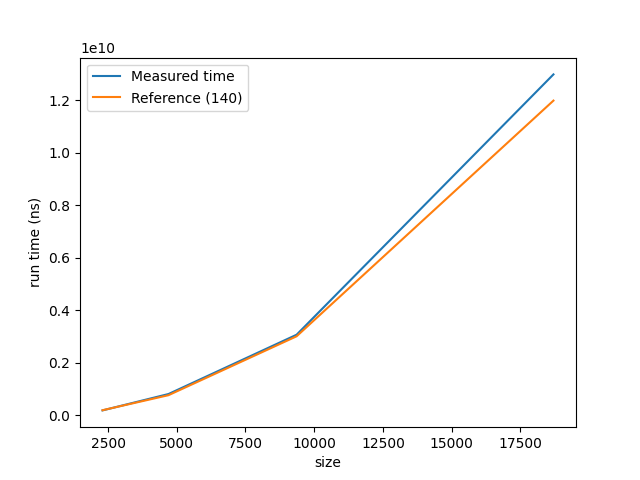

This chart was generated by the following Python code:
from os.path import join
from platform import node
from time import perf_counter_ns
import gc
import matplotlib.pyplot as plt


#import matplotlib.pyplot as plt

graphs_dir = "mst_dataset"        

def dfs_search_cycle(graph, v, node_map, edges_map):
    """
        Depth-First Search to detect a cycle.
        We use a map for the nodes, to take trace of the nodes visited,
        and a map for the edges, for the same reason.
        Instead of labelling DISCOVERY_EDGE or BACK_EDGE, we set the value 
        to True when the edge is visited for the first time, while when 
        we reach a node already visited, we return True, since we detected a cycle
    """
    #Set the node as visited
    node_map[v] = 1
    #For each incident edge of node v
    for tuple in graph[v]:
        opposite, w = tuple
        #If the edge is been visited for the first time
        if edges_map.get((v, opposite)) == None and edges_map.get((opposite, v)) == None :
            if node_map.get(opposite) == None:
                #If it is the first time we visit node 'opposite', we keep searching
                edges_map[(v, opposite)] = True
                edges_map[(opposite, v)] = True
                cycle_presence = dfs_search_cycle(graph, opposite, node_map, edges_map)
                if cycle_presence:
                    #If we detected a cycle in deeper searches, return 
                    return cycle_presence
            else:
                #If the node is met twice, we found a cycle
                return True

    #No cycles were found
    return False


def not_make_cycle(edge, graph, node_map, edges_map):
    """
        Check if adding edge to edge_list does not create a cycle
    """
    #Check for cycle
    cycle = dfs_search_cycle(graph, edge[0], node_map, edges_map)
    return not cycle

def kruskal_naive(edges):
    """
        Naive Kruskal implementation for MST. 
    """
    res = []
    graph = {}
    #Sort edges by weight
    sorted_edges_by_w = sorted(edges, key=lambda tup: tup[2])
    #Iterate edges in non-decreasing order
    for tuple in sorted_edges_by_w:
        v1, v2, w = tuple
        if graph.get(v1) == None:
            graph[v1] = []

        if graph.get(v2) == None:
            graph[v2] = []
        
        graph[v1].append((v2, w))
        graph[v2].append((v1, w))

        #Add the edge if it does not create a cycle
        if not_make_cycle(tuple, graph, {}, {}):
            res.append(tuple)
        else:
            graph[v1].pop()
            graph[v2].pop()
            

    return res

def measure_run_time(edges, num_calls, num_instances):
    sum_times = 0.0
    res = None
    for i in range(num_instances):
        gc.disable() #Disable garbage collector
        start_time = perf_counter_ns() 
        for i in range(num_calls):
            res = kruskal_naive(edges)
        end_time = perf_counter_ns()
        gc.enable()
        sum_times += (end_time - start_time)/num_calls
    avg_time = int(round(sum_times/num_instances))
    print("Finished")
    # return average time in nanoseconds
    return avg_time, res

def measure_graphs_times(graphs, edges_map):
    num_calls = 5
    num_instances = 5
    
    #Compute the avarage time of Kruskal's algorithm execution on each graph
    mst_results = []
    run_times = []
    for element in graphs:
        time, res = measure_run_time(edges_map[element], num_calls, num_instances)
        run_times.append(time)
        mst_results.append(res)

    #Get the ratio between one execution time and the previous
    ratios = [None] + [round(run_times[i+1]/run_times[i],3) for i in range(len(graphs.keys())-1)]

    #Graph size
    sizes = [graphs[i]['edges'] + graphs[i]['nodes'] for i in range(len(graphs.keys()))]
    #Graph size ratio
    size_ratios = [None] + [round(sizes[i+1] /sizes[i], 3) for i in range(len(sizes)-1)]

    #Estimated time
    c_estimates = [round(run_times[i]/(graphs[i]['edges'] * graphs[i]['nodes']),3) for i in range(len(graphs.keys()))]

    print("Nodes\tEdges\tSize\tSR\tEstimates\tTime(ns)\tRatio")
    print(50*"-")
    for i in graphs:
        print(graphs[i]['nodes'], graphs[i]['edges'], sizes[i], size_ratios[i], c_estimates[i], run_times[i], ratios[i], sep="\t")
    print(50*"-")

    for res in mst_results:
        print_mst_graphs_weight(res)

    const_ref = 140
    reference = [const_ref * graphs[i]['edges'] * graphs[i]['nodes'] for i in range(len(graphs.keys()))]
    
    plt.plot(sizes, run_times)
    plt.plot(sizes, reference)
    plt.legend(["Measured time", "Reference (" + str(const_ref) + ")"])
    plt.ylabel('run time (ns)')
    plt.xlabel('size')
    plt.show()



def print_mst_graphs_weight(res):
    sum = 0
    for elem in res:
        sum += elem[2]
    print(sum)

if __name__ == "__main__":
    files = [
        "input_random_33_1000.txt",
        "input_random_37_2000.txt",
        "input_random_41_4000.txt",
        "input_random_45_8000.txt",
    ]
    
    graphs = {}
    edges_map = {}
    j = 0
    for filename in files:
        file_graph = open(join(graphs_dir, filename))
        nodes, edges = file_graph.readline().split(" ")

        graph = {}
        edges_list= []
        for i in range(int(edges)):
            n1, n2, w = file_graph.readline().strip().split(" ")
            n1 = int(n1)
            n2 = int(n2)
            w = int(w)
            
            if graph.get(n1) == None:
                graph[n1] = []
            if graph.get(n2) == None:
                graph[n2] = []
            
            graph[n1].append((n2, w))
            graph[n2].append((n1, w))
            edges_list.append((n1, n2,  w))

        graphs[j] = {
            'nodes': int(nodes),
            'edges': int(edges),
            'graph': graph
        }

        edges_map[j] = edges_list
        j += 1

    measure_graphs_times(graphs, edges_map)
